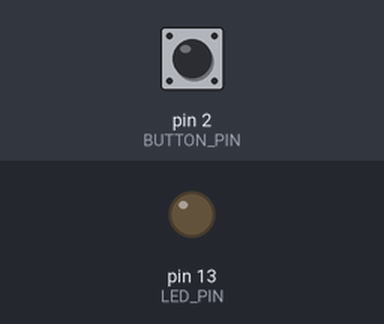
Bench run of a sketch on a simulated Arduino Mega 2560, built with avr-gcc and run on an emulated ATmega2560. Shown: output pins drawn as LEDs (lit = HIGH). The test bench sets the inputs (shaded band); at power-on: pin 2 (BUTTON_PIN) HIGH.

Above: at 1.2 s.
1.3 s: pin 2 (BUTTON_PIN) pulled LOW for 0.15 s
At 1.37 s:
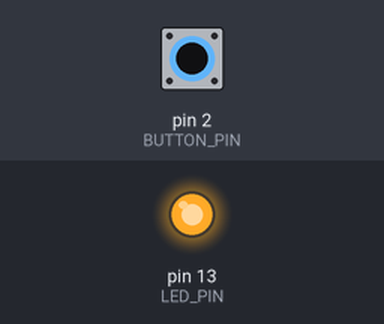
2.9 s: pin 2 (BUTTON_PIN) pulled LOW for 3.2 s
At 7.0 s:
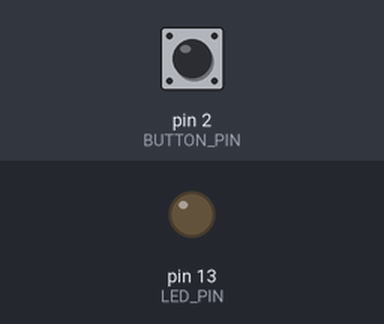
Timing chart, 0 to 8.5 s (numbered marks = the images above; inputs shaded):
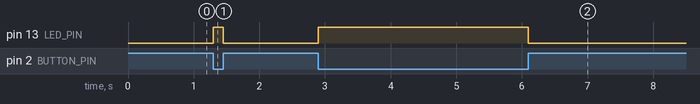

The sketch:

button_led.ino
```cpp
/*
  פרויקט 02 — כפתור שמדליק נורית
  Project 02 — Button LED

  חיבורים / Wiring:
  - LED רגל ארוכה (+) ──── נגד 220Ω ──── פין 13
  - LED רגל קצרה  (−) ──── GND
  - כפתור רגל 1   ──── פין 2
  - כפתור רגל 2   ──── GND

  ארדואינו MEGA2560 / Arduino MEGA2560
*/

// פינים / Pins
int LED_PIN    = 13;
int BUTTON_PIN = 2;

void setup() {
  // פין הנורית — פלט / LED pin — output
  pinMode(LED_PIN, OUTPUT);

  // פין הכפתור — קלט עם PULLUP פנימי / Button pin — input with internal PULLUP
  // (לא צריך נגד חיצוני / no external resistor needed)
  pinMode(BUTTON_PIN, INPUT_PULLUP);
}

void loop() {
  // קרא את מצב הכפתור / Read button state
  int buttonState = digitalRead(BUTTON_PIN);

  if (buttonState == LOW) {
    // הכפתור נלחץ — הדלק נורית / Button pressed — turn LED ON
    digitalWrite(LED_PIN, HIGH);
  } else {
    // הכפתור לא נלחץ — כבה נורית / Button not pressed — turn LED OFF
    digitalWrite(LED_PIN, LOW);
  }
}
```

Measured:
- after the input at 1.3 s, pin 13 (LED_PIN): LOW → HIGH at once, → LOW 0.15 s later
- after the input at 2.9 s, pin 13 (LED_PIN): LOW → HIGH at once, → LOW 3.2 s later
